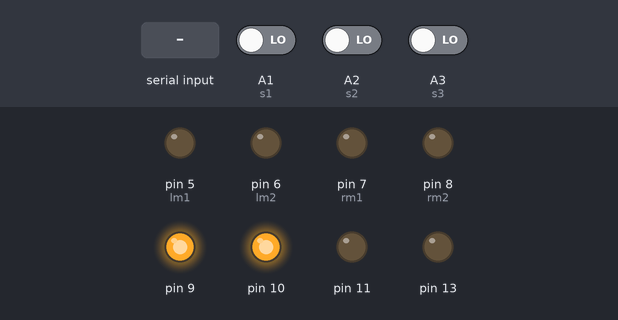
Recording of a sketch running on a simulated Arduino Uno, built with avr-gcc and run on an emulated ATmega328P. Shown: output pins drawn as LEDs (lit = HIGH). Inputs (shaded band) come from the test bench; at power-on: A1 (s1) LOW, A2 (s2) LOW, A3 (s3) LOW. What the sketch prints to the serial monitor is not drawn.

Above: at 1.2 s.
1.3 s: "30,150\n" received over Serial
Timing chart, 0 to 4.3 s (numbered marks = the images above; inputs shaded):
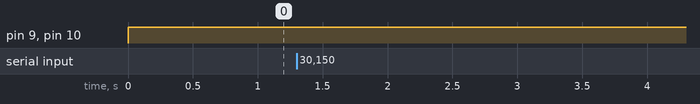

Measured:
- after the input at 1.3 s, every drawn part: stays the same

The sketch:

_1203.ino
```cpp
#include <SoftwareSerial.h>

//#define PRT_DIST
//#define PRT_SENSOR
#define PRT_CMD

#define AUTO 1
#define PASSIVE 2
#define NONE 0

//적외선
int s1 = A1;
int s2 = A2;
int s3 = A3;

//모터
int lm1 = 5;
int lm2 = 6;
int rm1 = 7;
int rm2 = 8;
int ena1 = 9;
int ena2 = 10;

//블루투스
int RX = 3;
int TX = 2;
SoftwareSerial BTSerial(TX, RX);

//초음파
int trig = 12;
int echo = A0;

//피에조
int piezo = 13;
int freq = 1000;

int prev_cmd = 3;
int recv_cmd = NONE;

void setup() {
  for (int i = 5; i <= 13; i++) {
    pinMode(i, OUTPUT);
  }
  pinMode(A0, INPUT);
  pinMode(A1, INPUT);
  pinMode(A2, INPUT);
  pinMode(A3, INPUT);
  //pinMode(A4, INPUT);
  //pinMode(A5, INPUT);
  Serial.begin(9600); //시리얼
  BTSerial.begin(9600);
}


void loop() {
  //초음파

  //int a, b, c;
  void go_line_trace(), go_rc_car();

  if( recv_cmd != prev_cmd ) {
     prev_cmd = recv_cmd;
     Serial.println(recv_cmd-'0');
  }
#ifdef PRT_DIST
  //거리출력
  Serial.print("Duration: ");
  Serial.println(duration);
  Serial.print("Distance: ");
  Serial.println(distance);
  delay(500);
#endif


  //recv_cmd = NONE;
  if (Serial.available()) {
    recv_cmd = Serial.read();
  }


  if( recv_cmd == (AUTO+'0') )
      go_line_trace();
  else if ( recv_cmd == (PASSIVE+'0') )
      go_rc_car();
  else
      motor_control(0,0,0,0);
}

  //라인트레이서
void go_rc_car()
{
  if (Serial.available()) {
    switch (Serial.read()) {
      case'F':
        motor_control(0, 1, 0, 1);
        Serial.println("go");
        break;

      case'B':
        motor_control(1, 0, 1, 0);
        // Serial.println("back");
        break;

      case'L':
        motor_control(0, 0, 0, 1);
        // Serial.println("left");
        break;
      case'R':
        motor_control(0, 1, 0, 0);
        //Serial.println("right");
        break;

      case'S':
        motor_control(0, 0, 0, 0);
        //Serial.println("stop");
        break;
    }
  }
}

void go_line_trace()
{
  int a, b, c;
  void stop_obstacle();
  //적외선센서 입력값 저장
  a = digitalRead(s1);
  b = digitalRead(s2);
  c = digitalRead(s3);

  /*a = 20;
  b = 900;
  c = 20;*/

#ifdef PRT_SENSOR
  Serial.print("s1 =");
  Serial.println(a);
  //delay(100);
  Serial.print("s2 =");
  Serial.println(b);
  //delay(100);
  Serial.print("s3 =");
  Serial.println(c);
  //delay(1000);
#endif
  //stop_obstacle();
  //in white
  if ((a == 0 ) && (b == 0 ) && (c == 0 )) {
    motor_control(0, 0, 0, 0);
#ifdef PRT_CMD
    Serial.println("stop");
#endif
  }


  //right
  if ((a == 0 ) && (b == 1 ) && (c == 1 )) {
    motor_control(0, 1, 0, 0);
#ifdef PRT_CMD
    Serial.println("RIGHT");
#endif
  }


  //left
  if ((a == 1 ) && (b == 1 ) && (c == 0)) {
    motor_control(0, 0, 0, 1);
#ifdef PRT_CMD
    Serial.println("LEFT");
#endif
  }


  //go
  if ((a == 1) && (b == 1 ) && (c == 1 )) {
    motor_control(0, 1, 0, 1);
#ifdef PRT_CMD
    Serial.println("GO");
#endif
  }

  if ((a == 0                 ) && (b == 1 ) && (c == 0 )) {
    motor_control(0, 1, 0, 1);
    Serial.println("go");
  }
}

void stop_obstacle()
{
  float duration, distance;
  //int a, b, c;
  digitalWrite(trig, HIGH);
  delay(10);
  digitalWrite(trig, LOW);
  //거리계산
  duration = pulseIn(echo, HIGH);
  distance = ((float)(340 * duration) / 10000) / 2;

  //장애물감지 후 멈춤
  if (distance <= 30) {
    motor_control(0, 0, 0, 0);
    Serial.println("Shit! Stones!");

  }
}

void motor_control(int j1, int j2, int j3, int j4) {
  digitalWrite(lm1, j1);
  digitalWrite(lm2, j2);
  digitalWrite(rm1, j3);
  digitalWrite(rm2, j4);
  analogWrite(10, 255);
  analogWrite(9, 255);
}
```
